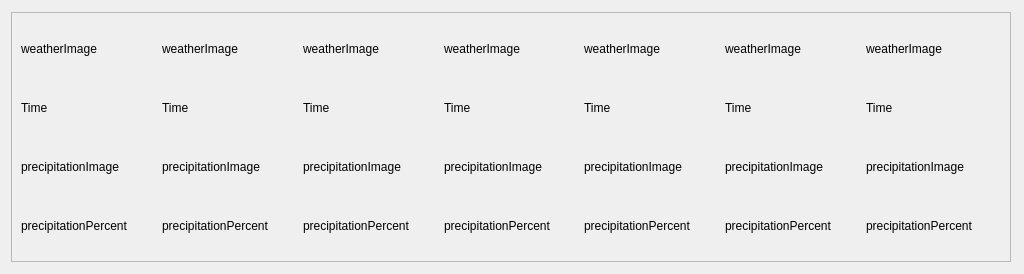
                  <widget class="QWidget" name="scrollAreaWidgetContents_9">
                   <property name="geometry">
                    <rect>
                     <x>0</x>
                     <y>0</y>
                     <width>1024</width>
                     <height>274</height>
                    </rect>
                   </property>
                   <layout class="QVBoxLayout" name="verticalLayout_23">
                    <item>
                     <widget class="QFrame" name="frame_8">
                      <property name="sizePolicy">
                       <sizepolicy hsizetype="Fixed" vsizetype="Fixed">
                        <horstretch>0</horstretch>
                        <verstretch>0</verstretch>
                       </sizepolicy>
                      </property>
                      <property name="minimumSize">
                       <size>
                        <width>1000</width>
                        <height>250</height>
                       </size>
                      </property>
                      <property name="maximumSize">
                       <size>
                        <width>1000</width>
                        <height>250</height>
                       </size>
                      </property>
                      <property name="styleSheet">
                       <string notr="true"/>
                      </property>
                      <property name="frameShape">
                       <enum>QFrame::StyledPanel</enum>
                      </property>
                      <property name="frameShadow">
                       <enum>QFrame::Raised</enum>
                      </property>
                      <layout class="QHBoxLayout" name="horizontalLayout_6">
                       <item>
                        <layout class="QGridLayout" name="gridLayout_36">
                         <item row="0" column="2">
                          <layout class="QVBoxLayout" name="verticalLayout_24">
                           <item>
                            <widget class="QLabel" name="label_186">
                             <property name="text">
                              <string>weatherImage</string>
                             </property>
                            </widget>
                           </item>
                           <item>
                            <widget class="QLabel" name="label_187">
                             <property name="text">
                              <string>Time</string>
                             </property>
                            </widget>
                           </item>
                           <item>
                            <widget class="QLabel" name="label_188">
                             <property name="text">
                              <string>precipitationImage</string>
                             </property>
                            </widget>
                           </item>
                           <item>
                            <widget class="QLabel" name="label_189">
                             <property name="text">
                              <string>precipitationPercent</string>
                             </property>
                            </widget>
                           </item>
                          </layout>
                         </item>
                         <item row="0" column="0">
                          <layout class="QVBoxLayout" name="verticalLayout_25">
                           <item>
                            <widget class="QLabel" name="label_190">
                             <property name="text">
                              <string>weatherImage</string>
                             </property>
                            </widget>
                           </item>
                           <item>
                            <widget class="QLabel" name="label_191">
                             <property name="text">
                              <string>Time</string>
                             </property>
                            </widget>
                           </item>
                           <item>
                            <widget class="QLabel" name="label_192">
                             <property name="text">
                              <string>precipitationImage</string>
                             </property>
                            </widget>
                           </item>
                           <item>
                            <widget class="QLabel" name="label_193">
                             <property name="text">
                              <string>precipitationPercent</string>
                             </property>
                            </widget>
                           </item>
                          </layout>
                         </item>
                         <item row="0" column="4">
                          <layout class="QVBoxLayout" name="verticalLayout_26">
                           <item>
                            <widget class="QLabel" name="label_194">
                             <property name="text">
                              <string>weatherImage</string>
                             </property>
                            </widget>
                           </item>
                           <item>
                            <widget class="QLabel" name="label_195">
                             <property name="text">
                              <string>Time</string>
                             </property>
                            </widget>
                           </item>
                           <item>
                            <widget class="QLabel" name="label_196">
                             <property name="text">
                              <string>precipitationImage</string>
                             </property>
                            </widget>
                           </item>
                           <item>
                            <widget class="QLabel" name="label_197">
                             <property name="text">
                              <string>precipitationPercent</string>
                             </property>
                            </widget>
                           </item>
                          </layout>
                         </item>
                         <item row="0" column="3">
                          <layout class="QVBoxLayout" name="verticalLayout_27">
                           <item>
                            <widget class="QLabel" name="label_198">
                             <property name="text">
                              <string>weatherImage</string>
                             </property>
                            </widget>
                           </item>
                           <item>
                            <widget class="QLabel" name="label_199">
                             <property name="text">
                              <string>Time</string>
                             </property>
                            </widget>
                           </item>
                           <item>
                            <widget class="QLabel" name="label_200">
                             <property name="text">
                              <string>precipitationImage</string>
                             </property>
                            </widget>
                           </item>
                           <item>
                            <widget class="QLabel" name="label_201">
                             <property name="text">
                              <string>precipitationPercent</string>
                             </property>
                            </widget>
                           </item>
                          </layout>
                         </item>
                         <item row="0" column="6">
                          <layout class="QVBoxLayout" name="verticalLayout_28">
                           <item>
                            <widget class="QLabel" name="label_202">
                             <property name="text">
                              <string>weatherImage</string>
                             </property>
                            </widget>
                           </item>
                           <item>
                            <widget class="QLabel" name="label_203">
                             <property name="text">
                              <string>Time</string>
                             </property>
                            </widget>
                           </item>
                           <item>
                            <widget class="QLabel" name="label_204">
                             <property name="text">
                              <string>precipitationImage</string>
                             </property>
                            </widget>
                           </item>
                           <item>
                            <widget class="QLabel" name="label_205">
                             <property name="text">
                              <string>precipitationPercent</string>
                             </property>
                            </widget>
                           </item>
                          </layout>
                         </item>
                         <item row="0" column="1">
                          <layout class="QVBoxLayout" name="verticalLayout_29">
                           <item>
                            <widget class="QLabel" name="label_206">
                             <property name="text">
                              <string>weatherImage</string>
                             </property>
                            </widget>
                           </item>
                           <item>
                            <widget class="QLabel" name="label_207">
                             <property name="text">
                              <string>Time</string>
                             </property>
                            </widget>
                           </item>
                           <item>
                            <widget class="QLabel" name="label_208">
                             <property name="text">
                              <string>precipitationImage</string>
                             </property>
                            </widget>
                           </item>
                           <item>
                            <widget class="QLabel" name="label_209">
                             <property name="text">
                              <string>precipitationPercent</string>
                             </property>
                            </widget>
                           </item>
                          </layout>
                         </item>
                         <item row="0" column="5">
                          <layout class="QVBoxLayout" name="verticalLayout_30">
                           <item>
                            <widget class="QLabel" name="label_210">
                             <property name="text">
                              <string>weatherImage</string>
                             </property>
                            </widget>
                           </item>
                           <item>
                            <widget class="QLabel" name="label_211">
                             <property name="text">
                              <string>Time</string>
                             </property>
                            </widget>
                           </item>
                           <item>
                            <widget class="QLabel" name="label_212">
                             <property name="text">
                              <string>precipitationImage</string>
                             </property>
                            </widget>
                           </item>
                           <item>
                            <widget class="QLabel" name="label_213">
                             <property name="text">
                              <string>precipitationPercent</string>
                             </property>
                            </widget>
                           </item>
                          </layout>
                         </item>
                        </layout>
                       </item>
                      </layout>
                     </widget>
                    </item>
                   </layout>
                  </widget>
